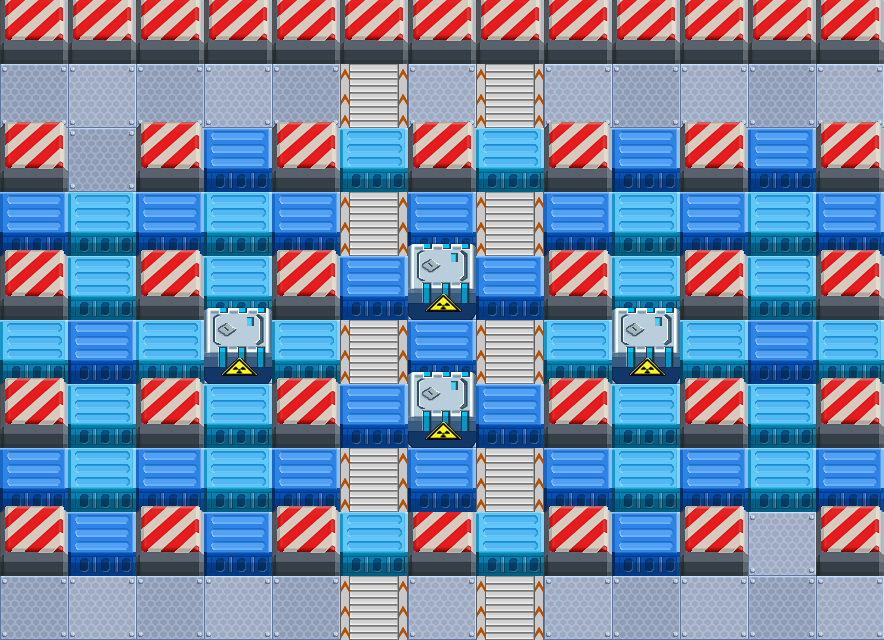

Tiled map render using the project's own tile images. Description and the map definition, with tile-layer contents summarised, below:
An orthogonal 13x10 tile map with 68x64 px tiles, 4 tile layers (bg, object, block, fg) and 5 objects (birthpoint, npc5, npc2, proprate).

<map version="1.0" orientation="orthogonal" width="13" height="10" tilewidth="68" tileheight="64">
 <tileset firstgid="1" name="gongchang" tilewidth="68" tileheight="64">
  <image source="gongchang.png" width="340" height="448" />
  <tile id="3">
   <properties>
    <property name="block" value="1" />
   </properties>
  </tile>
  <tile id="4">
   <properties>
    <property name="block" value="1" />
    <property name="shadow" value="1" />
   </properties>
  </tile>
  <tile id="5">
   <properties>
    <property name="block" value="1" />
   </properties>
  </tile>
  <tile id="6">
   <properties>
    <property name="block" value="1" />
    <property name="shadow" value="1" />
   </properties>
  </tile>
  <tile id="7">
   <properties>
    <property name="block" value="1" />
   </properties>
  </tile>
  <tile id="9">
   <properties>
    <property name="anim" value="2" />
    <property name="dir" value="up" />
   </properties>
  </tile>
  <tile id="10">
   <properties>
    <property name="block" value="1" />
    <property name="shadow" value="1" />
   </properties>
  </tile>
  <tile id="11">
   <properties>
    <property name="block" value="1" />
    <property name="shadow" value="1" />
   </properties>
  </tile>
  <tile id="15">
   <properties>
    <property name="block" value="1" />
    <property name="shadow" value="1" />
   </properties>
  </tile>
  <tile id="16">
   <properties>
    <property name="block" value="1" />
   </properties>
  </tile>
  <tile id="17">
   <properties>
    <property name="block" value="1" />
    <property name="move" value="1" />
    <property name="shadow" value="1" />
   </properties>
  </tile>
  <tile id="25">
   <properties>
    <property name="block" value="1" />
    <property name="shadow" value="1" />
   </properties>
  </tile>
  <tile id="26">
   <properties>
    <property name="block" value="1" />
   </properties>
  </tile>
  <tile id="30">
   <properties>
    <property name="anim" value="5" />
    <property name="dir" value="up" />
   </properties>
  </tile>
 </tileset>
 <layer name="bg" width="13" height="10">
  <data>[130 cells, 130 non-empty, 3 distinct tile ids]</data>
 </layer>
 <layer name="object" width="13" height="10">
  <data>[130 cells, 53 non-empty, 2 distinct tile ids]</data>
 </layer>
 <layer name="block" width="13" height="10">
  <data>[130 cells, 43 non-empty, 2 distinct tile ids]</data>
 </layer>
 <layer name="fg" width="13" height="10">
  <data>[130 cells, 29 non-empty, 2 distinct tile ids]</data>
 </layer>
 <objectgroup name="property" width="13" height="10">
  <object name="birthpoint" x="32" y="92">
   <properties>
    <property name="playertype" value="player" />
   </properties>
  </object>
  <object name="npc5" x="37" y="607">
   <properties>
    <property name="playertype" value="npc5" />
   </properties>
  </object>
  <object name="npc2" x="841" y="591">
   <properties>
    <property name="playertype" value="npc3" />
   </properties>
  </object>
  <object x="1111" y="367" width="1" />
  <object name="proprate" x="100" y="157">
   <properties>
    <property name="rate" value="0.55" />
   </properties>
   <ellipse />
  </object>
 </objectgroup>
</map>
